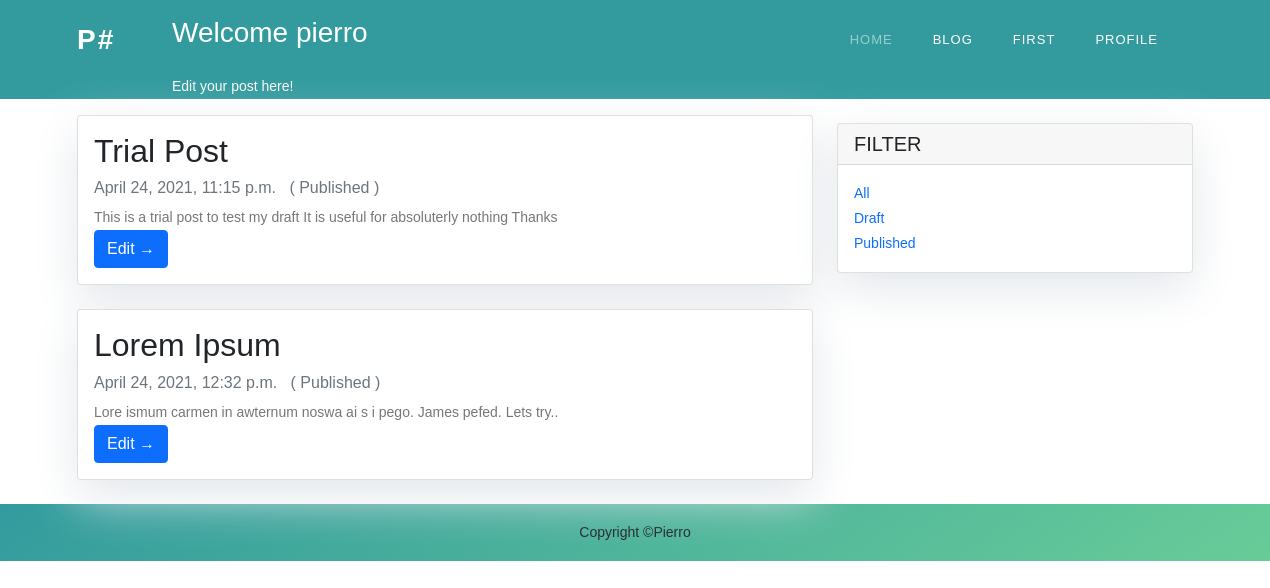
The app's page /blog/admin/All/ (signed in), older data.
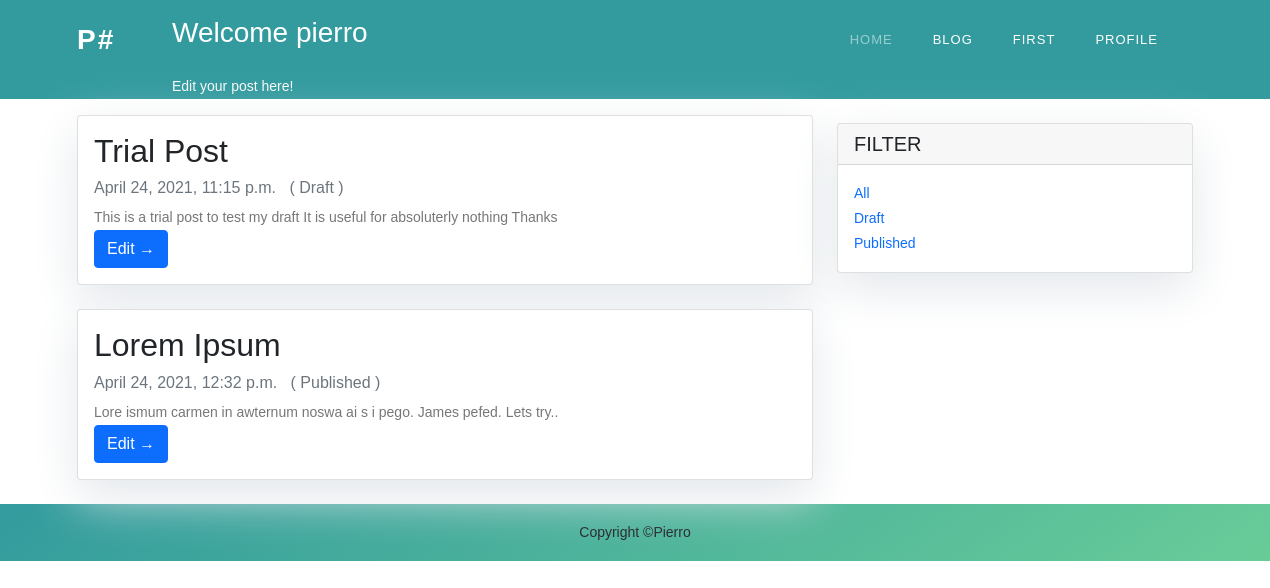
The same page, newer data.
### blog/models.py (models this page shows, shortened)
class Post(models.Model):
	STATUS = (
		(0, 'Draft'), (1, 'Publish')
		)
	author = models.ForeignKey(User, on_delete=models.CASCADE)
	title = models.CharField(max_length=200, unique=True)
	slug = models.SlugField(max_length=200, unique=True)
	body = models.TextField()
	status = models.IntegerField(choices=STATUS, default=0)
	date_created = models.DateTimeField(auto_now_add=True)
	date_modified = models.DateTimeField()
	class Meta:
		ordering = ['-date_created']

### blog/views.py (the view)
# urls.py: path('admin/<str:filter>/', views.blog_admin_index, name='blog_admin_index'),
def blog_admin_index(req, filter):
	if not req.user.is_authenticated:
		return redirect('blog_index')
	if filter == 'All':
		queryset = Post.objects.filter(author=req.user).order_by('-date_created')
	elif filter == 'Draft':
		queryset = Post.objects.filter(status=0, author=req.user).order_by('-date_created')
	elif filter =='Published':
		queryset = Post.objects.filter(status=1, author=req.user).order_by('-date_created')
	else:
		raise Http404('Path does not exist')
	contxt = {'title': 'Blog', 'posts': queryset, 'status': ['Draft', 'Published'] }
	return render(req, 'blog/blog_admin.html', contxt)

### blog/templates/blog/blog_admin.html (shortened to what this page needs)
{%extends 'base.html' %}
{%block content %}
{% if user.is_authenticated %}
<header style="background: rgb(51,155,158)">
    <div class="container">
        <div class="row">
            <div class="col-md-8 col-md-10 mx-auto">
                <div class="site-heading">
                    <h3 class="site-heading my-4 mt-3 text-white">Welcome {{user.username}} </h3>
                    <p class="text-light"> Edit your post here! &nbsp;
                    </p>
                </div>
            </div>
        </div>
    </div>
</header>
<div class="container">
    <div class="row">
        <div class="col-md-8 mt-3 left">
        	{%if posts %}
	            {% for post in posts %}
	            <div class="card mb-4">
	                <div class="card-body">
	                    <h2 class="card-title">{{ post.title }}</h2>
	                    <p class="card-text text-muted h6"> {{ post.date_created}}  &nbsp; ({%if post.status %} {{status.1}} {%else%} {{status.0}} {% endif %}) </p>
	                    <p class="card-text">{{post.body|slice:":200" }}</p>
	                    <a href="{%url 'update_blog' post.slug %}" class="btn btn-primary">Edit &rarr;</a>
	                </div>
	            </div>
	            {% endfor %}
            {%else%}
            <p> Nothing here!
            {% endif %}
        </div>
        {% block sidebar %} {% include 'blog/filterbar.html' %} {% endblock sidebar %}
    </div>
</div>
	{% else %}
		<p>
			Please Sign In to write an article.
		</p>
	{% endif %}
{%endblock%}

Row changes from the older to the newer data that the page shows:
changed Post "Trial Post": status "Published" → "Draft"
